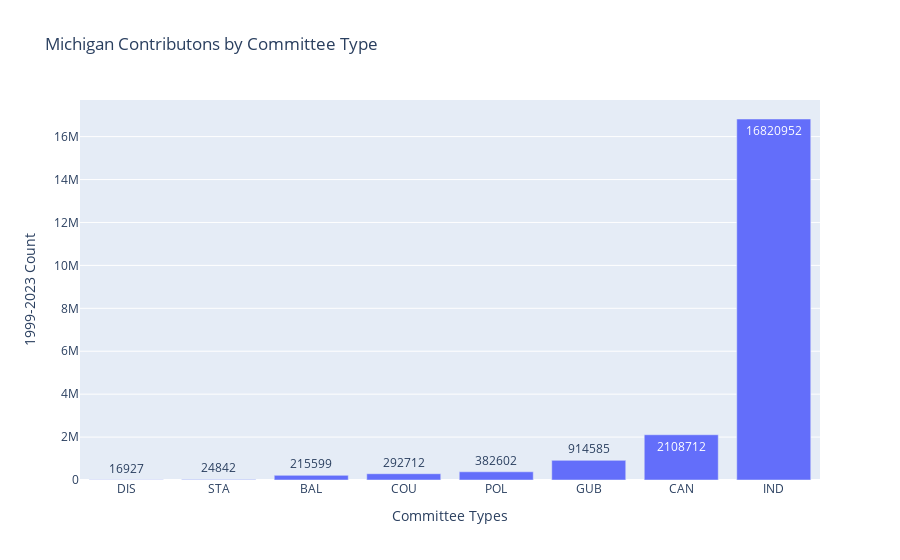

Source (notebook cell):
### Code cell
# Plot 1999-2023 Contributions by Committee Type
fig = px.bar(com_type_count, x='Committee_Type', y='Count', title='Michigan Contributons by Committee Type', text='Count')
fig.update_layout(
    xaxis_title='Committee Types',
    yaxis_title='1999-2023 Count',
    xaxis={'categoryorder': 'total ascending'}
)
fig.show()

### Figure 1 — Plotly figure (JSON) as saved in the notebook; plotly's stock layout.template omitted (floating-point values rounded to 4 significant figures)
{"data": [{"alignmentgroup": "True", "hovertemplate": "Committee_Type=%{x}<br>Count=%{text}<extra></extra>", "legendgroup": "", "marker": {"color": "#636efa", "pattern": {"shape": ""}}, "name": "", "offsetgroup": "", "orientation": "v", "showlegend": false, "text": [16820952, 2108712, 914585, 382602, 292712, 215599, 24842, 16927], "textposition": "auto", "type": "bar", "x": ["IND", "CAN", "GUB", "POL", "COU", "BAL", "STA", "DIS"], "xaxis": "x", "y": [16820952, 2108712, 914585, 382602, 292712, 215599, 24842, 16927], "yaxis": "y"}], "layout": {"barmode": "relative", "legend": {"tracegroupgap": 0}, "title": {"text": "Michigan Contributons by Committee Type"}, "xaxis": {"anchor": "y", "categoryorder": "total ascending", "domain": [0, 1], "title": {"text": "Committee Types"}}, "yaxis": {"anchor": "x", "domain": [0, 1], "title": {"text": "1999-2023 Count"}}}}
